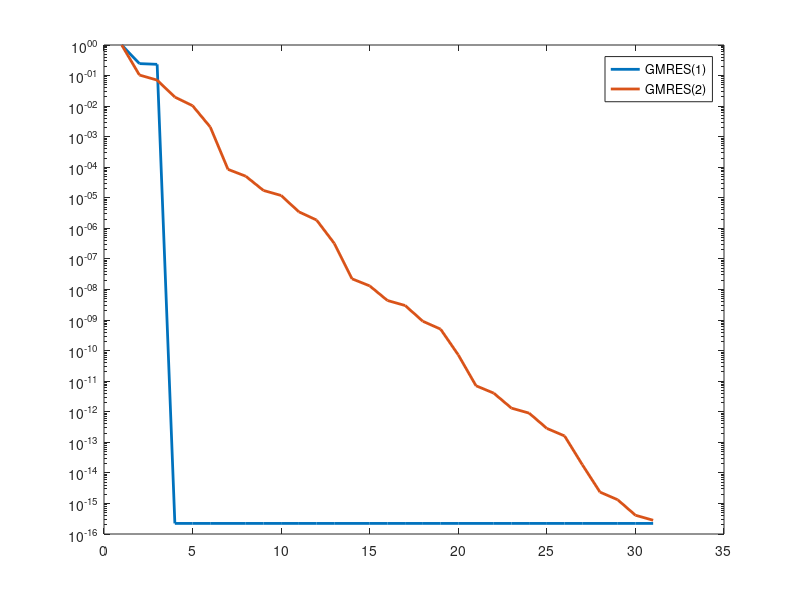

Recreate this plot in MATLAB.
clear all
%% The first example from Embree's paper on the restart GMRES.
disp('GMRES(1)')
%A = [ 1 2 -2;
%      0 2  4;
%     0 0  3];
A = [ 1 2 3; 0 1 1; 0 2 3];
b = [3 1 1]';

it = 30;
r1 = zeros(3,it);
r1(:,1) = b;
r1Norms = zeros(1,it);
r1Norms(1) = norm(r1(:,1))/norm(b);


for k=1:it
    r1(:,k+1) = r1(:,k) - ((r1(:,k)'*A*r1(:,k)) / (r1(:,k)'*A'*A*r1(:,k))) ...
         * A*r1(:,k);
    r1Norms(k+1) = norm(r1(:,k+1))/norm(b);
end
r1Norms(4:end) = eps;


%% The second example from the same paper on restart GMRES.
disp('GMRES(2)')
r2 = zeros(3,it);
%r(k+2) = p(A)r(k). p(z) = 1 + alpha*z + beta*z^2;
r2(:,1) = b;
r2(:,2) = [3 -3 0];
r2Norms = zeros(1,it);
r2Norms(1) = norm(r2(:,1))/norm(b);

for k=1:it
    alpha = ((r2(:,k)'         * A*A * r2(:,k))  * ...
             (r2(:,k)' * A'    * A*A * r2(:,k))  - ...
             (r2(:,k)'         * A*    r2(:,k))  * ...
             (r2(:,k)' * A'*A' * A*A * r2(:,k))) / ...
            ((r2(:,k)' * A'    * A   * r2(:,k))  * ...
             (r2(:,k)' * A'*A' * A*A * r2(:,k))  - ...
             (r2(:,k)' * A'    * A*A * r2(:,k))  * ...
             (r2(:,k)' * A'    * A*A * r2(:,k)));
    
   beta =  ((r2(:,k)'  *         A   * r2(:,k))  * ...
            (r2(:,k)'  * A'    * A*A * r2(:,k))  - ...
            (r2(:,k)'          * A*A * r2(:,k))  * ...
            (r2(:,k)'  * A'    * A   * r2(:,k))) / ...
           ((r2(:,k)'  * A'    * A   * r2(:,k))  * ...
            (r2(:,k)'  * A'*A' * A*A * r2(:,k))  - ...
            (r2(:,k)'  * A'    * A*A * r2(:,k))  * ...
            (r2(:,k)'  * A'    * A*A * r2(:,k)));
      
   p = eye(3) + alpha*A + beta*(A^2);
   r2(:,k+1) = p*r2(:,k);
   r2Norms(k+1) = norm(r2(:,k+1))/norm(b);   
end

semilogy(1:(it+1),r1Norms,'LineWidth',2)
hold on
semilogy(1:(it+1),r2Norms,'LineWidth',2)
legend('GMRES(1)','GMRES(2)')
hold off




